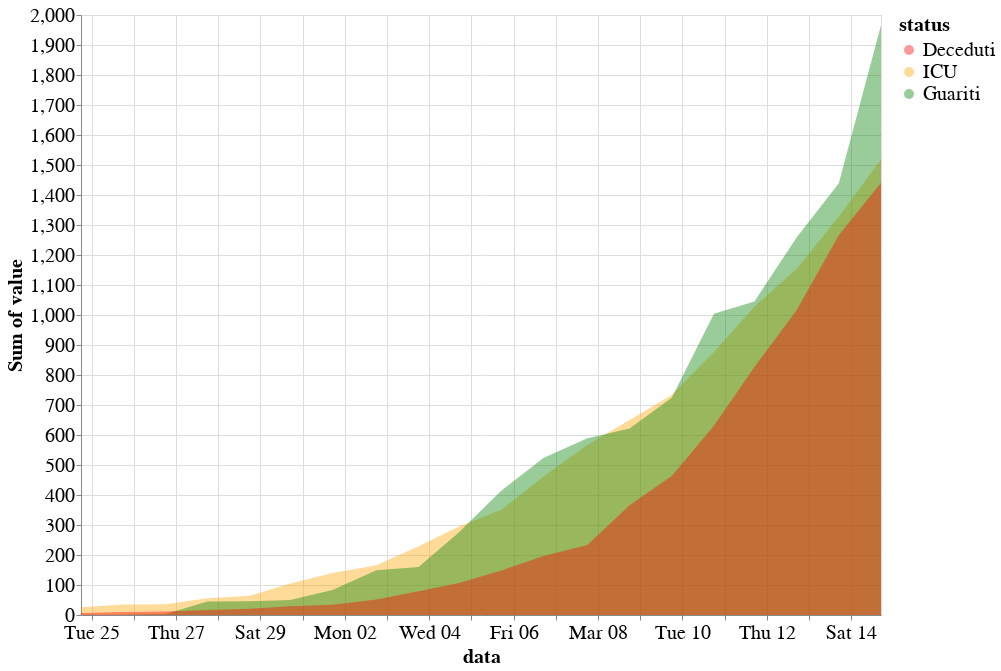

Here is the notebook cell this chart was saved with:
### Code cell
alt.themes.enable('theme_1')
alt.Chart(df).mark_area(opacity=0.4).encode(
    y=alt.Y('sum(value)', stack=None),
    x='data:T',
    color=alt.Color('status:N', scale=alt.Scale(domain=domain, range=range_), sort=domain)
).properties(
    height=600,
    width=800
).transform_filter(
    alt.FieldOneOfPredicate(field='status', oneOf=['Deceduti', 'ICU', 'Guariti'])
).configure_legend(labelLimit=0).interactive()

### Figure 1 — Vega-Lite specification as saved in the notebook (floating-point values rounded to 4 significant figures; data arrays with more than 128 entries replaced by an {"elided": "..."} marker saying what was removed)
{"width": 800, "height": 600, "config": {"line": {"strokeWidth": 4}, "style": {"bar": {"size": 20}}, "legend": {"symbolSize": 100, "titleFontSize": 20, "labelFontSize": 20, "labelLimit": 0}, "axis": {"titleFontSize": 20, "labelFontSize": 20}}, "data": {"name": "data-5e0fdd61409583d3c2ac7d8a20673ca4"}, "mark": {"type": "area", "opacity": 0.4}, "encoding": {"color": {"type": "nominal", "field": "status", "scale": {"domain": ["Deceduti", "ICU", "Guariti"], "range": ["red", "orange", "green"]}, "sort": ["Deceduti", "ICU", "Guariti"]}, "x": {"type": "temporal", "field": "data"}, "y": {"type": "quantitative", "aggregate": "sum", "field": "value", "stack": null}}, "selection": {"selector001": {"type": "interval", "bind": "scales", "encodings": ["x", "y"]}}, "transform": [{"filter": {"field": "status", "oneOf": ["Deceduti", "ICU", "Guariti"]}}], "$schema": "https://vega.github.io/schema/vega-lite/v4.0.2.json", "datasets": {"data-5e0fdd61409583d3c2ac7d8a20673ca4": {"elided": "2100 records"}}}
